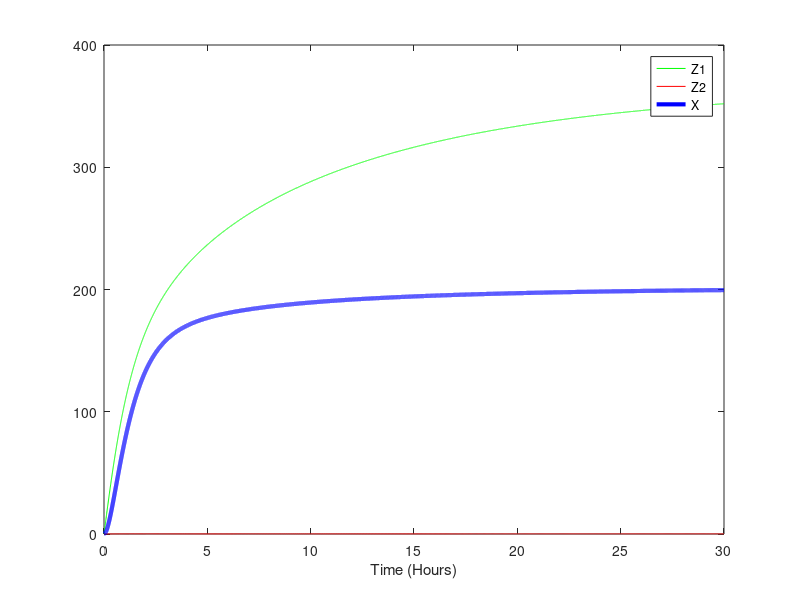

This figure's MATLAB source:
function Antitheticprotein
clear; clc; clf;
% This is a model of the antithetic controller under transcriptional control
% via protein.
%% Initialising Global Parameters 
global k_1     % Maximal transcription rate of Z1 mRNA
global k_2     % Maximal transcription rate of X mRNA
global k_3     % Maximal transcription rate of Z2 mRNA 
global tau_1   % Leaky transcription of Z1 mRNA
global tau_2   % Leaky transcription of X mRNA
global tau_3   % Leaky transcription of Z2 mRNA 
global delta_p % Degradation/dilution rate of X Protein 
global gamma   % Degradation/dilution rate of Z1 and Z2 Protein
global theta   % Annihilation rate of Z1 and Z2 Proteins
global K_XP    % Binding constant for X Protein to regulate Z2 transcription
global K_Z1P   % Binding constant for Z1 Protein to regulate X transcription 
global K_U     % Binding constant for U to regulate Z1 transcription 
global U       % Concentration of inducer 

%% Parameter Values
U       = 100000;
k_1     = 0.1*60*60;         
k_2     = 0.1*60*60;         
k_3     = 0.5*60*60;         
tau_1   = 0;                 % Leaky transcription set to 0 for simplicity
tau_2   = 0;                 % Leaky transcription set to 0 for simplicity
tau_3   = 0;                 % Leaky transcription set to 0 for simplicity
gamma   = 0.028 * 60 * 0;        % Set as dilution rate for E. coli. Set to zero here for integral control?
delta_p = (0.00039 * 60 * 60) + gamma; % Set as same rate in antitheticsRNA.m
theta   = 0.05 * 60;         % Same rate as in Khammash Paper and antitheticsRNA.m
K_XP    = 2600;              % Same as antitheticsRNA.m
K_Z1P   = 100;              % Same as antitheticsRNA.m
K_U     = 178000;            % Same as antitheticsRNA.m

%% State is [Z_1 Z_2 X]
s0       = [0 0 0]; % Initial values of the states in the ODE model 

%% Generate the simulation 
Tend     = 30;        
ODEFUN   = @antitheticproteinddt;
[t, S] = ode45(ODEFUN, [0,Tend], s0);

%% Generate Plot Figure
figure(1);
set(gca, 'fontsize', 14);
plot(t, S(:,1), 'g', t, S(:,2), 'r', t, S(:,3), 'b', 'LineWidth', 3);
legend('Z1', 'Z2', 'X', 'Location', 'northeast');
xlabel('Time (Hours)');

end

%% Dynamics 
function dS = antitheticproteinddt(t, S);

global k_1     % Maximal transcription rate of Z1 mRNA
global k_2     % Maximal transcription rate of X mRNA
global k_3     % Maximal transcription rate of Z2 mRNA 
global tau_1   % Leaky transcription of Z1 mRNA
global tau_2   % Leaky transcription of X mRNA
global tau_3   % Leaky transcription of Z2 mRNA 
global delta_p % Degradation/dilution rate of X Protein 
global gamma   % Degradation/dilution rate of Z1 and Z2 Protein
global theta   % Annihilation rate of Z1 and Z2 Proteins
global K_XP    % Binding constant for X Protein to regulate Z2 transcription
global K_Z1P   % Binding constant for Z1 Protein to regulate X transcription 
global K_U     % Binding constant for U to regulate Z1 transcription 
global U       % Concentration of inducer 

Z_1 = S(1);
Z_2 = S(2);
X  = S(3);


dZ_1dt = tau_1 + ((k_1 * U)/(K_U + U)) - (gamma * Z_1) - (theta * Z_1 * Z_2);
dZ_2dt = tau_3 + ((k_3 * X)/(K_XP + X)) - (gamma * Z_2) - (theta * Z_1 * Z_2);
dX_dt  = tau_2 + ((k_2 * Z_1)/(K_Z1P + Z_1)) - (delta_p * X);



dS = [dZ_1dt; dZ_2dt; dX_dt];

end 